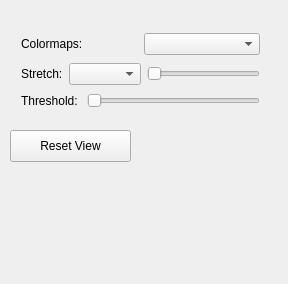
<?xml version="1.0" encoding="UTF-8"?>
<ui version="4.0">
 <class>Widget</class>
 <widget class="QWidget" name="Widget">
  <property name="geometry">
   <rect>
    <x>0</x>
    <y>0</y>
    <width>288</width>
    <height>284</height>
   </rect>
  </property>
  <property name="windowTitle">
   <string>3D_Volume</string>
  </property>
  <widget class="QWidget" name="gridLayoutWidget_2">
   <property name="geometry">
    <rect>
     <x>10</x>
     <y>20</y>
     <width>261</width>
     <height>103</height>
    </rect>
   </property>
   <layout class="QGridLayout" name="gridLayout_3">
    <item row="1" column="0">
     <layout class="QHBoxLayout" name="horizontalLayout_3">
      <item>
       <widget class="QLabel" name="stretch_lab">
        <property name="text">
         <string>Stretch:</string>
        </property>
       </widget>
      </item>
      <item>
       <widget class="QComboBox" name="stretch_menu"/>
      </item>
      <item>
       <widget class="QSlider" name="stretch_slider">
        <property name="minimum">
         <number>0</number>
        </property>
        <property name="maximum">
         <number>10</number>
        </property>
        <property name="value">
         <number>0</number>
        </property>
        <property name="tracking">
         <bool>true</bool>
        </property>
        <property name="orientation">
         <enum>Qt::Horizontal</enum>
        </property>
        <property name="tickPosition">
         <enum>QSlider::NoTicks</enum>
        </property>
       </widget>
      </item>
     </layout>
    </item>
    <item row="0" column="0">
     <layout class="QHBoxLayout" name="horizontalLayout_6">
      <item>
       <widget class="QLabel" name="cmap_lab">
        <property name="text">
         <string>Colormaps:</string>
        </property>
       </widget>
      </item>
      <item>
       <widget class="QComboBox" name="cmap_menu"/>
      </item>
     </layout>
    </item>
    <item row="2" column="0">
     <layout class="QHBoxLayout" name="horizontalLayout">
      <item>
       <widget class="QLabel" name="label">
        <property name="text">
         <string>Threshold: </string>
        </property>
       </widget>
      </item>
      <item>
       <widget class="QSlider" name="threshold_slider">
        <property name="orientation">
         <enum>Qt::Horizontal</enum>
        </property>
       </widget>
      </item>
     </layout>
    </item>
   </layout>
  </widget>
  <widget class="QPushButton" name="reset_button">
   <property name="geometry">
    <rect>
     <x>10</x>
     <y>130</y>
     <width>121</width>
     <height>32</height>
    </rect>
   </property>
   <property name="text">
    <string>Reset View</string>
   </property>
  </widget>
 </widget>
 <layoutdefault spacing="6" margin="11"/>
 <resources/>
 <connections/>
</ui>
